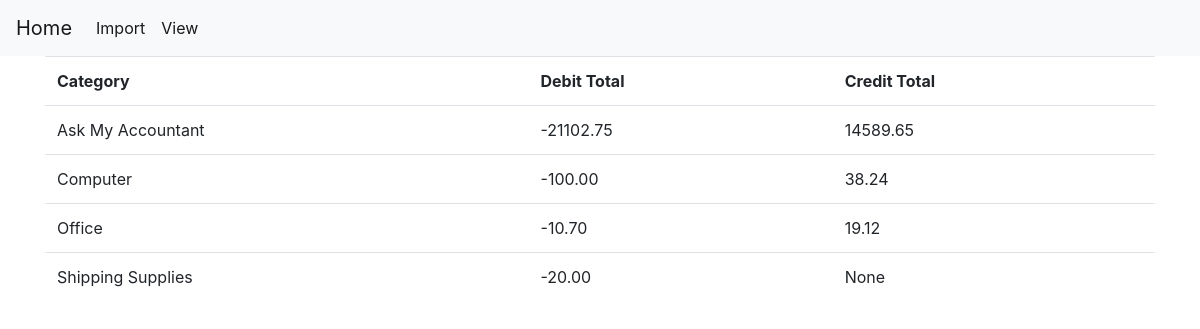
Page /total on the committed database.
### app/models.py (models this page shows)
class Statement(db.Model):
    __tablename__ = 'statement'
    id = db.Column(db.Integer, primary_key=True)
    date = db.Column(db.Date)
    description = db.Column(db.String(300))
    debit = db.Column(db.Numeric(10, 2))
    credit = db.Column(db.Numeric(10, 2))
    category = db.Column(db.String(300))

### app/views.py (the view)
@app.route('/total', methods=['get', 'post'])
def total():
    query = db.session.query(Statement.category,
                            func.sum(Statement.debit).label('debit'),
                            func.sum(Statement.credit).label('credit')
                            ).group_by(Statement.category
                                       ).all()
    return render_template('total.html', query=query)

### app/templates/total.html
{% extends "base.html" %}
{% block content %}
<table class="table">
    <th>Category</th>
    <th>Debit Total</th>
    <th>Credit Total</th>
    {% for row in query %}
    <tr>
        <td>{{ row.category }}</td>
        <td>{{ row.debit }}
        <td>{{ row.credit }}</td>
    </tr>
    {% endfor %}
</table>
{% endblock %}

### rows in the picture
Statement: category "Shipping Supplies", debit "-20.00", credit "None"

### other values in the picture
{{ row.category }} "Ask My Accountant" "Computer" "Office"
{{ row.debit }} "-21102.75" "-100.00" "-10.70"
{{ row.credit }} "14589.65" "38.24" "19.12"
